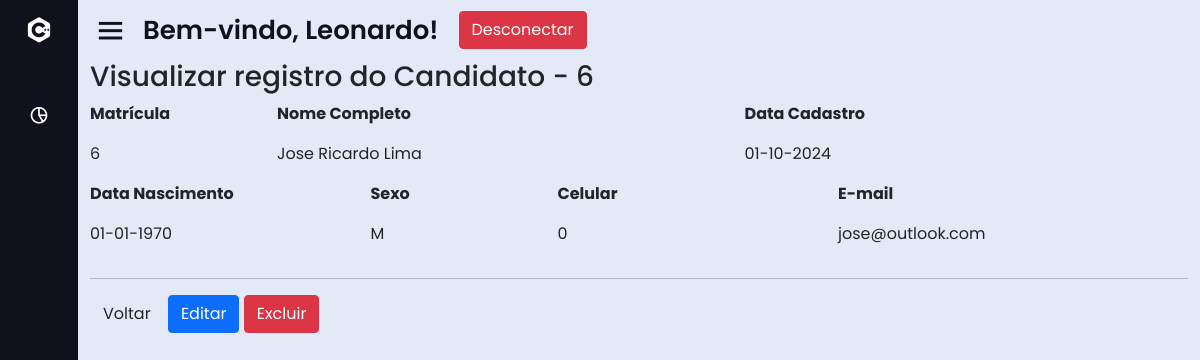
/dash.php?page=view_cand&id_cand=6 (signed in), run on the app's committed database.
### tables this page shows
CREATE TABLE IF NOT EXISTS `candidato` (
  `id_cand` int(11) NOT NULL AUTO_INCREMENT,
  `nome_cand` varchar(50) NOT NULL,
  `data_cad_cand` date NOT NULL,
  `data_nasc_cand` date NOT NULL,
  `sexo_cand` varchar(50) NOT NULL DEFAULT '',
  `telefone_cand` int(11) DEFAULT NULL,
  `celular_cand` int(11) DEFAULT NULL,
  `email_cand` varchar(50) NOT NULL,
  `status_cand` varchar(50) DEFAULT NULL,
  PRIMARY KEY (`id_cand`)
);

### sis/candidato/view_cand.php (the view)
<?php
	$id = (int) $_GET['id_cand'];
	$sql = mysqli_query($con, "select * from candidato where id_cand = '".$id."';");
	$row = mysqli_fetch_array($sql);
?>
<div id="main" class="container-fluid">
	<h3 class="page-header">Visualizar registro do Candidato - <?php echo $id; ?> </h3>
	<div class="row">
		<div class="col-md-2">
			<p><strong>Matrícula</strong></p>
			<p><?php echo $row['id_cand'];?></p>
		</div>
		<div class="col-md-5">
			<p><strong>Nome Completo</strong></p>
			<p><?php echo $row['nome_cand'];?></p>
		</div>
		<div class="col-md-5">
			<p><strong>Data Cadastro</strong></p>
			<p><?php echo date('d-m-Y',strtotime($row['data_cad_cand'])); ?></p>
		</div>
		<div class="col-md-3">
			<p><strong>Data Nascimento</strong></p>
			<p><?php echo date('d-m-Y',strtotime($row['data_nasc_cand'])); ?></p>
		</div>
		<div class="col-md-2">
			<p><strong>Sexo</strong></p>
			<p><?php echo $row['sexo_cand'];?></p>
		</div>
		<div class="col-md-3">
			<p><strong>Celular</strong></p>
			<p><?php echo $row['celular_cand'];?></p>
		</div>
		<div class="col-md-3">
			<p><strong>E-mail</strong></p>
			<p><?php echo $row['email_cand'];?></p>
		</div>
    </div>
	<hr/>
	<div id="actions" class="row">
		<div class="col-md-12">
			<a href="?page=lista_cand" class="btn btn-default">Voltar</a>
				<?php echo "<a href=?page=fedit_cand&id_cand=".$row['id_cand']." class='btn btn-primary'>Editar</a>";?>
				<?php echo "<a href=?page=excluir_cand&id_cand=".$row['id_cand']." class='btn btn-danger'>Excluir</a>";?>
		</div>
	</div>
</div>

### css/style.css (style rules this page uses)
* { margin: 0; padding: 0; box-sizing: border-box; font-family: 'Poppins', sans-serif; }

### data on the page
candidato: id_cand "6", nome_cand "Jose Ricardo Lima", data_cad_cand "01-10-2024", data_nasc_cand "01-01-1970", sexo_cand "M", celular_cand "0", email_cand "jose@outlook.com"

### other printed values
$_SESSION['UsuarioNome'] "Leonardo"
$id "6"
